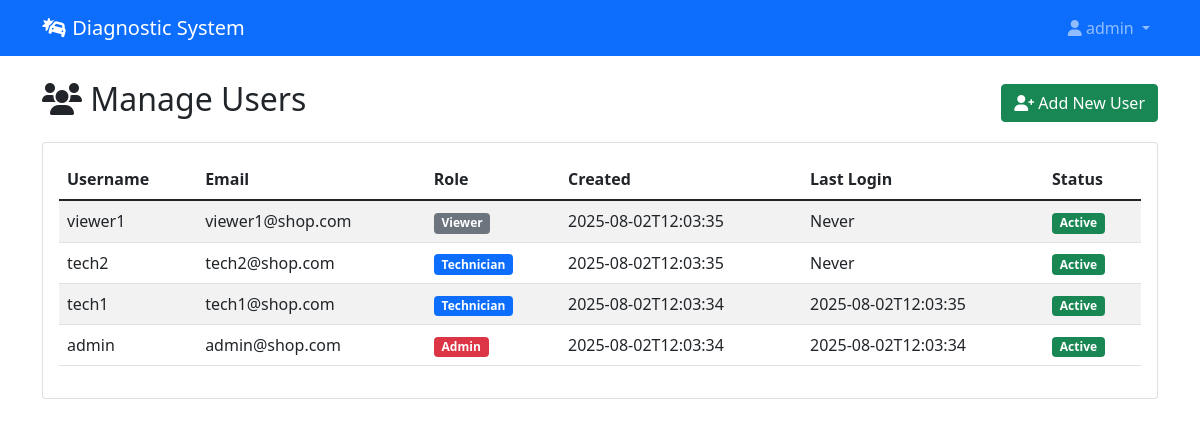
/admin/manage_users (signed in), run on the app's committed database.
### tables this page shows
CREATE TABLE users (
                user_id INTEGER PRIMARY KEY AUTOINCREMENT,
                username TEXT UNIQUE NOT NULL,
                password_hash TEXT NOT NULL,
                email TEXT UNIQUE NOT NULL,
                role TEXT NOT NULL DEFAULT 'technician',
                created_date TEXT NOT NULL,
                last_login TEXT,
                is_active BOOLEAN DEFAULT 1
            );

### app.py (the view)
@app.route('/admin/manage_users')
@login_required
@permission_required('can_manage_users')
def manage_users():
    conn = sqlite3.connect(diagnostic_system.user_manager.db_path)
    cursor = conn.cursor()
    cursor.execute('''
        SELECT user_id, username, email, role, created_date, last_login, is_active
        FROM users
        ORDER BY created_date DESC
    ''')
    users = []
    for row in cursor.fetchall():
        users.append({
            'user_id': row[0],
            'username': row[1],
            'email': row[2],
            'role': row[3],
            'created_date': row[4][:19] if row[4] else '',
            'last_login': row[5][:19] if row[5] else 'Never',
            'is_active': row[6]
        })
    conn.close()
    return render_template('manage_users.html', users=users)

### app.py (called while the page is built)
def login_required(f):
    @wraps(f)
    def decorated_function(*args, **kwargs):
        if 'user_id' not in session:
            return redirect(url_for('login'))
        return f(*args, **kwargs)
    return decorated_function

def permission_required(permission):
    def decorator(f):
        @wraps(f)
        def decorated_function(*args, **kwargs):
            if 'user_id' not in session:
                return redirect(url_for('login'))
            permissions = diagnostic_system.user_manager.get_user_permissions(session['user_id'])
            if not permissions.get(permission, False):
                flash('Access denied. Insufficient permissions.', 'error')
                return redirect(url_for('dashboard'))
            return f(*args, **kwargs)
        return decorated_function
    return decorator

### templates/manage_users.html (shortened to what this page needs)
{% extends "base.html" %}
{% block content %}
<div class="row">
    <div class="col-12">
        <div class="d-flex justify-content-between align-items-center mb-3">
            <h2><i class="fas fa-users"></i> Manage Users</h2>
            <a href="{{ url_for('add_user') }}" class="btn btn-success">
                <i class="fas fa-user-plus"></i> Add New User
            </a>
        </div>
    </div>
</div>
<div class="row">
    <div class="col-12">
        <div class="card">
            <div class="card-body">
                <div class="table-responsive">
                    <table class="table table-striped">
                        <thead>
                            <tr>
                                <th>Username</th>
                                <th>Email</th>
                                <th>Role</th>
                                <th>Created</th>
                                <th>Last Login</th>
                                <th>Status</th>
                            </tr>
                        </thead>
                        <tbody>
                            {% for user in users %}
                            <tr>
                                <td>{{ user.username }}</td>
                                <td>{{ user.email }}</td>
                                <td>
                                    <span class="badge bg-{{ 'danger' if user.role == 'admin' else 'primary' if user.role == 'technician' else 'secondary' }}">
                                        {{ user.role.title() }}
                                    </span>
                                </td>
                                <td>{{ user.created_date }}</td>
                                <td>{{ user.last_login }}</td>
                                <td>
                                    <span class="badge bg-{{ 'success' if user.is_active else 'secondary' }}">
                                        {{ 'Active' if user.is_active else 'Inactive' }}
                                    </span>
                                </td>
                            </tr>
                            {% endfor %}
                        </tbody>
                    </table>
                </div>
            </div>
        </div>
    </div>
</div>
{% endblock %}

### templates/base.html (shortened to what this page needs)
<!DOCTYPE html>
<html lang="en">
<head>
    <link href="https://cdn.jsdelivr.net/npm/bootstrap@5.1.3/dist/css/bootstrap.min.css" rel="stylesheet">
    <link href="https://cdnjs.cloudflare.com/ajax/libs/font-awesome/6.0.0/css/all.min.css" rel="stylesheet">
</head>
<body>
    <nav class="navbar navbar-expand-lg navbar-dark bg-primary">
        <div class="container">
            <a class="navbar-brand" href="{{ url_for('dashboard') }}">
                <i class="fas fa-car-crash"></i> Diagnostic System
            </a>
            {% if session.user_id %}
            <div class="navbar-nav ms-auto">
                <div class="nav-item dropdown">
                    <a class="nav-link dropdown-toggle" href="#" role="button" data-bs-toggle="dropdown">
                        <i class="fas fa-user"></i> {{ session.username }}
                    </a>
                </div>
            </div>
            {% endif %}
        </div>
    </nav>
    <div class="container mt-4">
        {% block content %}{% endblock %}
    </div>
</body>
</html>

### data on the page
users: username "viewer1", email "viewer1@shop.com", role "Viewer", created_date "2025-08-02T12:03:35", last_login "Never", is_active "Active"
users: username "tech2", email "tech2@shop.com", role "Technician", created_date "2025-08-02T12:03:35", last_login "Never", is_active "Active"
users: username "tech1", email "tech1@shop.com", role "Technician", created_date "2025-08-02T12:03:34", last_login "2025-08-02T12:03:35", is_active "Active"
users: username "admin", email "admin@shop.com", role "Admin", created_date "2025-08-02T12:03:34", last_login "2025-08-02T12:03:34", is_active "Active"

### other printed values
{{ session.username }} "admin"
